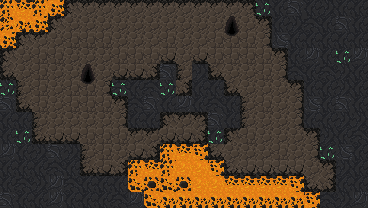

Rendered tile map (Tiled .tmx) drawn with the repository's tilesets; below, a short description and the full map source, tile grids included:
An orthogonal 23x13 tile map with 16x16 px tiles, 2 tile layers (Tile Layer 1, Tile Layer 2) and 4 objects (2x level_exit, player_spawn, doubler).

<map version="1.10" tiledversion="1.10.2" orientation="orthogonal" renderorder="right-down" width="23" height="13" tilewidth="16" tileheight="16" infinite="0" nextlayerid="4" nextobjectid="5">
 <tileset firstgid="1" source="cave_crawler_v2.tsx" />
 <layer id="1" name="Tile Layer 1" width="23" height="13">
  <data encoding="csv">
46,46,46,46,95,96,96,96,96,96,96,96,96,96,96,95,3221225567,95,96,95,3221225567,95,95,
46,46,46,61,61,61,61,61,61,61,61,61,61,61,61,61,2684354642,95,3221225567,2684354655,95,96,95,
46,61,61,61,62,62,62,61,61,61,62,61,61,62,62,62,76,3221225568,95,95,95,95,95,
95,61,62,62,61,61,61,62,62,62,78,61,78,62,62,62,62,2684354642,95,2684354656,95,95,2684354656,
95,61,62,61,61,61,61,78,78,3221225554,96,77,3221225567,1610612818,61,61,62,76,2684354655,95,2684354655,3221225567,95,
3221225567,77,62,61,62,62,76,2684354655,95,2684354655,3221225567,3221225554,95,95,1610612818,61,61,61,2684354642,95,95,3221225567,95,
96,1610612818,62,61,62,62,62,2684354642,2684354655,96,95,2684354656,95,2684354655,95,77,62,61,76,3221225568,95,96,95,
95,95,77,61,61,61,61,76,95,95,82,79,2684354642,96,95,77,61,61,76,95,95,3221225567,3221225567,
95,95,1610612818,78,78,62,62,62,79,79,78,78,3221225554,95,82,62,61,61,61,2684354642,3221225567,95,2684354655,
2684354656,95,3221225567,96,3221225567,77,62,61,61,3221225554,46,46,46,79,61,61,61,62,61,76,95,3221225568,95,
95,95,95,2684354655,95,1610612818,78,78,46,46,46,46,46,46,61,61,61,62,61,61,2684354642,3221225567,95,
95,2684354655,3221225567,2684354656,2684354655,95,95,95,46,46,46,46,46,46,46,46,46,46,46,61,3221225554,95,95,
96,95,95,2684354656,95,95,95,2684354655,2684354656,46,46,46,46,46,46,46,46,46,46,46,2684354655,3221225567,2684354656
</data>
 </layer>
 <layer id="2" name="Tile Layer 2" width="23" height="13">
  <data encoding="csv">
1,2,1,33,82,79,79,79,79,79,79,79,79,79,79,2684354642,50,0,0,0,0,0,0,
16,32,33,82,0,0,0,0,0,0,0,0,0,0,66,0,0,0,0,0,0,0,0,
33,82,79,0,0,0,0,0,0,0,0,0,0,0,81,0,0,0,0,0,0,0,0,
82,0,0,0,0,0,0,0,0,0,0,0,0,0,0,0,0,0,0,0,0,50,0,
1610612818,0,0,0,0,66,0,0,0,0,0,0,0,0,0,0,0,0,0,0,0,0,0,
50,0,0,0,0,81,0,50,0,0,50,0,0,0,0,0,0,0,0,0,0,0,0,
0,0,0,0,0,0,0,0,0,0,0,0,0,0,0,0,0,0,0,0,0,0,0,
0,0,0,0,0,0,0,0,0,0,0,0,0,0,0,0,0,0,0,0,0,0,0,
0,50,0,0,0,0,0,0,0,0,0,0,0,50,0,0,0,0,0,0,0,0,0,
0,0,0,0,0,0,0,0,78,0,1,2,3,1610612818,0,0,0,0,0,0,50,0,0,
0,0,0,0,0,0,0,3221225554,1,2,1,0,0,3,1610612818,78,78,78,78,0,0,0,0,
0,0,0,0,0,0,0,0,31,17,31,17,0,0,2,2,2,2,3,1610612818,0,0,0,
0,0,0,0,0,0,0,0,0,31,32,32,32,32,32,32,32,32,32,3,0,0,0
</data>
 </layer>
 <objectgroup id="3" name="Object Layer 1">
  <object id="1" name="player_spawn" x="303.892" y="156.636">
   <point />
  </object>
  <object id="2" name="level_exit" x="232.609" y="28.6071">
   <point />
  </object>
  <object id="3" name="level_exit" x="90.042" y="74.5662">
   <point />
  </object>
  <object id="4" name="doubler" x="185.712" y="89.5731">
   <point />
  </object>
 </objectgroup>
</map>
